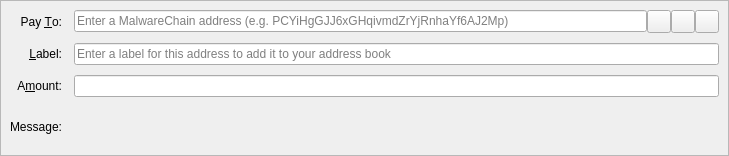
<?xml version="1.0" encoding="UTF-8"?>
<ui version="4.0">
 <class>SendCoinsEntry</class>
 <widget class="QStackedWidget" name="SendCoinsEntry">
  <property name="geometry">
   <rect>
    <x>0</x>
    <y>0</y>
    <width>729</width>
    <height>156</height>
   </rect>
  </property>
  <property name="focusPolicy">
   <enum>Qt::TabFocus</enum>
  </property>
  <property name="autoFillBackground">
   <bool>false</bool>
  </property>
  <widget class="QFrame" name="SendCoins">
   <property name="toolTip">
    <string>This is a normal payment.</string>
   </property>
   <property name="frameShape">
    <enum>QFrame::StyledPanel</enum>
   </property>
   <property name="frameShadow">
    <enum>QFrame::Sunken</enum>
   </property>
   <layout class="QGridLayout" name="gridLayout">
    <property name="horizontalSpacing">
     <number>12</number>
    </property>
    <property name="verticalSpacing">
     <number>10</number>
    </property>
    <item row="0" column="0">
     <widget class="QLabel" name="payToLabel">
      <property name="text">
       <string>Pay &amp;To:</string>
      </property>
      <property name="alignment">
       <set>Qt::AlignRight|Qt::AlignTrailing|Qt::AlignVCenter</set>
      </property>
      <property name="buddy">
       <cstring>payTo</cstring>
      </property>
     </widget>
    </item>
    <item row="0" column="1">
     <layout class="QHBoxLayout" name="payToLayout">
      <property name="spacing">
       <number>0</number>
      </property>
      <item>
       <widget class="QValidatedLineEdit" name="payTo">
        <property name="toolTip">
         <string>The MalwareChain address to send the payment to</string>
        </property>
        <property name="inputMask">
         <string/>
        </property>
        <property name="placeholderText">
         <string>Enter a MalwareChain address (e.g. PCYiHgGJJ6xGHqivmdZrYjRnhaYf6AJ2Mp)</string>
        </property>
       </widget>
      </item>
      <item>
       <widget class="QToolButton" name="addressBookButton">
        <property name="toolTip">
         <string>Choose previously used address</string>
        </property>
        <property name="text">
         <string/>
        </property>
        <property name="icon">
         <iconset resource="../malwarechain.qrc">
          <normaloff>:/icons/address-book</normaloff>:/icons/address-book</iconset>
        </property>
        <property name="iconSize">
         <size>
          <width>16</width>
          <height>16</height>
         </size>
        </property>
        <property name="shortcut">
         <string>Alt+A</string>
        </property>
       </widget>
      </item>
      <item>
       <widget class="QToolButton" name="pasteButton">
        <property name="toolTip">
         <string>Paste address from clipboard</string>
        </property>
        <property name="text">
         <string/>
        </property>
        <property name="icon">
         <iconset resource="../malwarechain.qrc">
          <normaloff>:/icons/editpaste</normaloff>:/icons/editpaste</iconset>
        </property>
        <property name="shortcut">
         <string>Alt+P</string>
        </property>
       </widget>
      </item>
      <item>
       <widget class="QToolButton" name="deleteButton">
        <property name="toolTip">
         <string>Remove this entry</string>
        </property>
        <property name="text">
         <string/>
        </property>
        <property name="icon">
         <iconset resource="../malwarechain.qrc">
          <normaloff>:/icons/remove</normaloff>:/icons/remove</iconset>
        </property>
       </widget>
      </item>
     </layout>
    </item>
    <item row="1" column="0">
     <widget class="QLabel" name="labelLabel">
      <property name="text">
       <string>&amp;Label:</string>
      </property>
      <property name="alignment">
       <set>Qt::AlignRight|Qt::AlignTrailing|Qt::AlignVCenter</set>
      </property>
      <property name="buddy">
       <cstring>addAsLabel</cstring>
      </property>
     </widget>
    </item>
    <item row="1" column="1">
     <widget class="QLineEdit" name="addAsLabel">
      <property name="toolTip">
       <string>Enter a label for this address to add it to the list of used addresses</string>
      </property>
      <property name="inputMask">
       <string/>
      </property>
      <property name="placeholderText">
       <string>Enter a label for this address to add it to your address book</string>
      </property>
     </widget>
    </item>
    <item row="2" column="0">
     <widget class="QLabel" name="amountLabel">
      <property name="text">
       <string>A&amp;mount:</string>
      </property>
      <property name="alignment">
       <set>Qt::AlignRight|Qt::AlignTrailing|Qt::AlignVCenter</set>
      </property>
      <property name="buddy">
       <cstring>payAmount</cstring>
      </property>
     </widget>
    </item>
    <item row="2" column="1">
     <widget class="BitcoinAmountField" name="payAmount"/>
    </item>
    <item row="3" column="0">
     <widget class="QLabel" name="messageLabel">
      <property name="text">
       <string>Message:</string>
      </property>
      <property name="alignment">
       <set>Qt::AlignRight|Qt::AlignTrailing|Qt::AlignVCenter</set>
      </property>
     </widget>
    </item>
    <item row="3" column="1">
     <widget class="QLabel" name="messageTextLabel">
      <property name="toolTip">
       <string>A message that was attached to the MalwareChain: URI which will be stored with the transaction for your reference. Note: This message will not be sent over the MalwareChain network.</string>
      </property>
      <property name="textFormat">
       <enum>Qt::PlainText</enum>
      </property>
     </widget>
    </item>
   </layout>
  </widget>
  <widget class="QFrame" name="SendCoins_InsecurePaymentRequest">
   <property name="palette">
    <palette>
     <active>
      <colorrole role="WindowText">
       <brush brushstyle="SolidPattern">
        <color alpha="255">
         <red>0</red>
         <green>0</green>
         <blue>0</blue>
        </color>
       </brush>
      </colorrole>
      <colorrole role="Button">
       <brush brushstyle="SolidPattern">
        <color alpha="255">
         <red>255</red>
         <green>255</green>
         <blue>127</blue>
        </color>
       </brush>
      </colorrole>
      <colorrole role="Light">
       <brush brushstyle="SolidPattern">
        <color alpha="255">
         <red>255</red>
         <green>255</green>
         <blue>255</blue>
        </color>
       </brush>
      </colorrole>
      <colorrole role="Midlight">
       <brush brushstyle="SolidPattern">
        <color alpha="255">
         <red>255</red>
         <green>255</green>
         <blue>191</blue>
        </color>
       </brush>
      </colorrole>
      <colorrole role="Dark">
       <brush brushstyle="SolidPattern">
        <color alpha="255">
         <red>127</red>
         <green>127</green>
         <blue>63</blue>
        </color>
       </brush>
      </colorrole>
      <colorrole role="Mid">
       <brush brushstyle="SolidPattern">
        <color alpha="255">
         <red>170</red>
         <green>170</green>
         <blue>84</blue>
        </color>
       </brush>
      </colorrole>
      <colorrole role="Text">
       <brush brushstyle="SolidPattern">
        <color alpha="255">
         <red>0</red>
         <green>0</green>
         <blue>0</blue>
        </color>
       </brush>
      </colorrole>
      <colorrole role="BrightText">
       <brush brushstyle="SolidPattern">
        <color alpha="255">
         <red>255</red>
         <green>255</green>
         <blue>255</blue>
        </color>
       </brush>
      </colorrole>
      <colorrole role="ButtonText">
       <brush brushstyle="SolidPattern">
        <color alpha="255">
         <red>0</red>
         <green>0</green>
         <blue>0</blue>
        </color>
       </brush>
      </colorrole>
      <colorrole role="Base">
       <brush brushstyle="SolidPattern">
        <color alpha="255">
         <red>255</red>
         <green>255</green>
         <blue>255</blue>
        </color>
       </brush>
      </colorrole>
      <colorrole role="Window">
       <brush brushstyle="SolidPattern">
        <color alpha="255">
         <red>255</red>
         <green>255</green>
         <blue>127</blue>
        </color>
       </brush>
      </colorrole>
      <colorrole role="Shadow">
       <brush brushstyle="SolidPattern">
        <color alpha="255">
         <red>0</red>
         <green>0</green>
         <blue>0</blue>
        </color>
       </brush>
      </colorrole>
      <colorrole role="AlternateBase">
       <brush brushstyle="SolidPattern">
        <color alpha="255">
         <red>255</red>
         <green>255</green>
         <blue>191</blue>
        </color>
       </brush>
      </colorrole>
      <colorrole role="ToolTipBase">
       <brush brushstyle="SolidPattern">
        <color alpha="255">
         <red>255</red>
         <green>255</green>
         <blue>220</blue>
        </color>
       </brush>
      </colorrole>
      <colorrole role="ToolTipText">
       <brush brushstyle="SolidPattern">
        <color alpha="255">
         <red>0</red>
         <green>0</green>
         <blue>0</blue>
        </color>
       </brush>
      </colorrole>
     </active>
     <inactive>
      <colorrole role="WindowText">
       <brush brushstyle="SolidPattern">
        <color alpha="255">
         <red>0</red>
         <green>0</green>
         <blue>0</blue>
        </color>
       </brush>
      </colorrole>
      <colorrole role="Button">
       <brush brushstyle="SolidPattern">
        <color alpha="255">
         <red>255</red>
         <green>255</green>
         <blue>127</blue>
        </color>
       </brush>
      </colorrole>
      <colorrole role="Light">
       <brush brushstyle="SolidPattern">
        <color alpha="255">
         <red>255</red>
         <green>255</green>
         <blue>255</blue>
        </color>
       </brush>
      </colorrole>
      <colorrole role="Midlight">
       <brush brushstyle="SolidPattern">
        <color alpha="255">
         <red>255</red>
         <green>255</green>
         <blue>191</blue>
        </color>
       </brush>
      </colorrole>
      <colorrole role="Dark">
       <brush brushstyle="SolidPattern">
        <color alpha="255">
         <red>127</red>
         <green>127</green>
         <blue>63</blue>
        </color>
       </brush>
      </colorrole>
      <colorrole role="Mid">
       <brush brushstyle="SolidPattern">
        <color alpha="255">
         <red>170</red>
         <green>170</green>
         <blue>84</blue>
        </color>
       </brush>
      </colorrole>
      <colorrole role="Text">
       <brush brushstyle="SolidPattern">
        <color alpha="255">
         <red>0</red>
         <green>0</green>
         <blue>0</blue>
        </color>
       </brush>
      </colorrole>
      <colorrole role="BrightText">
       <brush brushstyle="SolidPattern">
        <color alpha="255">
         <red>255</red>
         <green>255</green>
         <blue>255</blue>
        </color>
       </brush>
      </colorrole>
      <colorrole role="ButtonText">
       <brush brushstyle="SolidPattern">
        <color alpha="255">
         <red>0</red>
         <green>0</green>
         <blue>0</blue>
        </color>
       </brush>
      </colorrole>
      <colorrole role="Base">
       <brush brushstyle="SolidPattern">
        <color alpha="255">
         <red>255</red>
         <green>255</green>
         <blue>255</blue>
        </color>
       </brush>
      </colorrole>
      <colorrole role="Window">
       <brush brushstyle="SolidPattern">
        <color alpha="255">
         <red>255</red>
         <green>255</green>
         <blue>127</blue>
        </color>
       </brush>
      </colorrole>
      <colorrole role="Shadow">
       <brush brushstyle="SolidPattern">
        <color alpha="255">
         <red>0</red>
         <green>0</green>
         <blue>0</blue>
        </color>
       </brush>
      </colorrole>
      <colorrole role="AlternateBase">
       <brush brushstyle="SolidPattern">
        <color alpha="255">
         <red>255</red>
         <green>255</green>
         <blue>191</blue>
        </color>
       </brush>
      </colorrole>
      <colorrole role="ToolTipBase">
       <brush brushstyle="SolidPattern">
        <color alpha="255">
         <red>255</red>
         <green>255</green>
         <blue>220</blue>
        </color>
       </brush>
      </colorrole>
      <colorrole role="ToolTipText">
       <brush brushstyle="SolidPattern">
        <color alpha="255">
         <red>0</red>
         <green>0</green>
         <blue>0</blue>
        </color>
       </brush>
      </colorrole>
     </inactive>
     <disabled>
      <colorrole role="WindowText">
       <brush brushstyle="SolidPattern">
        <color alpha="255">
         <red>127</red>
         <green>127</green>
         <blue>63</blue>
        </color>
       </brush>
      </colorrole>
      <colorrole role="Button">
       <brush brushstyle="SolidPattern">
        <color alpha="255">
         <red>255</red>
         <green>255</green>
         <blue>127</blue>
        </color>
       </brush>
      </colorrole>
      <colorrole role="Light">
       <brush brushstyle="SolidPattern">
        <color alpha="255">
         <red>255</red>
         <green>255</green>
         <blue>255</blue>
        </color>
       </brush>
      </colorrole>
      <colorrole role="Midlight">
       <brush brushstyle="SolidPattern">
        <color alpha="255">
         <red>255</red>
         <green>255</green>
         <blue>191</blue>
        </color>
       </brush>
      </colorrole>
      <colorrole role="Dark">
       <brush brushstyle="SolidPattern">
        <color alpha="255">
         <red>127</red>
         <green>127</green>
         <blue>63</blue>
        </color>
       </brush>
      </colorrole>
      <colorrole role="Mid">
       <brush brushstyle="SolidPattern">
        <color alpha="255">
         <red>170</red>
         <green>170</green>
         <blue>84</blue>
        </color>
       </brush>
      </colorrole>
      <colorrole role="Text">
       <brush brushstyle="SolidPattern">
        <color alpha="255">
         <red>127</red>
         <green>127</green>
         <blue>63</blue>
        </color>
       </brush>
      </colorrole>
      <colorrole role="BrightText">
       <brush brushstyle="SolidPattern">
        <color alpha="255">
         <red>255</red>
         <green>255</green>
         <blue>255</blue>
        </color>
       </brush>
      </colorrole>
      <colorrole role="ButtonText">
       <brush brushstyle="SolidPattern">
        <color alpha="255">
         <red>127</red>
         <green>127</green>
         <blue>63</blue>
        </color>
       </brush>
      </colorrole>
      <colorrole role="Base">
       <brush brushstyle="SolidPattern">
        <color alpha="255">
         <red>255</red>
         <green>255</green>
         <blue>127</blue>
        </color>
       </brush>
      </colorrole>
      <colorrole role="Window">
       <brush brushstyle="SolidPattern">
        <color alpha="255">
         <red>255</red>
         <green>255</green>
         <blue>127</blue>
        </color>
       </brush>
      </colorrole>
      <colorrole role="Shadow">
       <brush brushstyle="SolidPattern">
        <color alpha="255">
         <red>0</red>
         <green>0</green>
         <blue>0</blue>
        </color>
       </brush>
      </colorrole>
      <colorrole role="AlternateBase">
       <brush brushstyle="SolidPattern">
        <color alpha="255">
         <red>255</red>
         <green>255</green>
         <blue>127</blue>
        </color>
       </brush>
      </colorrole>
      <colorrole role="ToolTipBase">
       <brush brushstyle="SolidPattern">
        <color alpha="255">
         <red>255</red>
         <green>255</green>
         <blue>220</blue>
        </color>
       </brush>
      </colorrole>
      <colorrole role="ToolTipText">
       <brush brushstyle="SolidPattern">
        <color alpha="255">
         <red>0</red>
         <green>0</green>
         <blue>0</blue>
        </color>
       </brush>
      </colorrole>
     </disabled>
    </palette>
   </property>
   <property name="toolTip">
    <string>This is an unverified payment request.</string>
   </property>
   <property name="autoFillBackground">
    <bool>true</bool>
   </property>
   <property name="frameShape">
    <enum>QFrame::StyledPanel</enum>
   </property>
   <property name="frameShadow">
    <enum>QFrame::Sunken</enum>
   </property>
   <layout class="QGridLayout" name="gridLayout_is">
    <property name="spacing">
     <number>12</number>
    </property>
    <item row="0" column="0">
     <widget class="QLabel" name="payToLabel_is">
      <property name="text">
       <string>Pay To:</string>
      </property>
      <property name="alignment">
       <set>Qt::AlignRight|Qt::AlignTrailing|Qt::AlignVCenter</set>
      </property>
     </widget>
    </item>
    <item row="0" column="1">
     <layout class="QHBoxLayout" name="payToLayout_is">
      <property name="spacing">
       <number>0</number>
      </property>
      <item>
       <widget class="QLabel" name="payTo_is"/>
      </item>
      <item>
       <widget class="QToolButton" name="deleteButton_is">
        <property name="toolTip">
         <string>Remove this entry</string>
        </property>
        <property name="text">
         <string/>
        </property>
        <property name="icon">
         <iconset resource="../malwarechain.qrc">
          <normaloff>:/icons/remove</normaloff>:/icons/remove</iconset>
        </property>
       </widget>
      </item>
     </layout>
    </item>
    <item row="1" column="0">
     <widget class="QLabel" name="memoLabel_is">
      <property name="text">
       <string>Memo:</string>
      </property>
      <property name="alignment">
       <set>Qt::AlignRight|Qt::AlignTrailing|Qt::AlignVCenter</set>
      </property>
     </widget>
    </item>
    <item row="1" column="1">
     <widget class="QLabel" name="memoTextLabel_is">
      <property name="textFormat">
       <enum>Qt::PlainText</enum>
      </property>
     </widget>
    </item>
    <item row="2" column="0">
     <widget class="QLabel" name="amountLabel_is">
      <property name="text">
       <string>A&amp;mount:</string>
      </property>
      <property name="alignment">
       <set>Qt::AlignRight|Qt::AlignTrailing|Qt::AlignVCenter</set>
      </property>
      <property name="buddy">
       <cstring>payAmount_is</cstring>
      </property>
     </widget>
    </item>
    <item row="2" column="1">
     <widget class="BitcoinAmountField" name="payAmount_is">
      <property name="acceptDrops">
       <bool>false</bool>
      </property>
     </widget>
    </item>
   </layout>
  </widget>
  <widget class="QFrame" name="SendCoins_SecurePaymentRequest">
   <property name="palette">
    <palette>
     <active>
      <colorrole role="WindowText">
       <brush brushstyle="SolidPattern">
        <color alpha="255">
         <red>0</red>
         <green>0</green>
         <blue>0</blue>
        </color>
       </brush>
      </colorrole>
      <colorrole role="Button">
       <brush brushstyle="SolidPattern">
        <color alpha="255">
         <red>140</red>
         <green>232</green>
         <blue>119</blue>
        </color>
       </brush>
      </colorrole>
      <colorrole role="Light">
       <brush brushstyle="SolidPattern">
        <color alpha="255">
         <red>230</red>
         <green>255</green>
         <blue>224</blue>
        </color>
       </brush>
      </colorrole>
      <colorrole role="Midlight">
       <brush brushstyle="SolidPattern">
        <color alpha="255">
         <red>185</red>
         <green>243</green>
         <blue>171</blue>
        </color>
       </brush>
      </colorrole>
      <colorrole role="Dark">
       <brush brushstyle="SolidPattern">
        <color alpha="255">
         <red>70</red>
         <green>116</green>
         <blue>59</blue>
        </color>
       </brush>
      </colorrole>
      <colorrole role="Mid">
       <brush brushstyle="SolidPattern">
        <color alpha="255">
         <red>93</red>
         <green>155</green>
         <blue>79</blue>
        </color>
       </brush>
      </colorrole>
      <colorrole role="Text">
       <brush brushstyle="SolidPattern">
        <color alpha="255">
         <red>0</red>
         <green>0</green>
         <blue>0</blue>
        </color>
       </brush>
      </colorrole>
      <colorrole role="BrightText">
       <brush brushstyle="SolidPattern">
        <color alpha="255">
         <red>155</red>
         <green>255</green>
         <blue>147</blue>
        </color>
       </brush>
      </colorrole>
      <colorrole role="ButtonText">
       <brush brushstyle="SolidPattern">
        <color alpha="255">
         <red>0</red>
         <green>0</green>
         <blue>0</blue>
        </color>
       </brush>
      </colorrole>
      <colorrole role="Base">
       <brush brushstyle="SolidPattern">
        <color alpha="255">
         <red>119</red>
         <green>255</green>
         <blue>233</blue>
        </color>
       </brush>
      </colorrole>
      <colorrole role="Window">
       <brush brushstyle="SolidPattern">
        <color alpha="255">
         <red>140</red>
         <green>232</green>
         <blue>119</blue>
        </color>
       </brush>
      </colorrole>
      <colorrole role="Shadow">
       <brush brushstyle="SolidPattern">
        <color alpha="255">
         <red>0</red>
         <green>0</green>
         <blue>0</blue>
        </color>
       </brush>
      </colorrole>
      <colorrole role="AlternateBase">
       <brush brushstyle="SolidPattern">
        <color alpha="255">
         <red>197</red>
         <green>243</green>
         <blue>187</blue>
        </color>
       </brush>
      </colorrole>
      <colorrole role="NoRole">
       <brush brushstyle="SolidPattern">
        <color alpha="255">
         <red>125</red>
         <green>194</green>
         <blue>122</blue>
        </color>
       </brush>
      </colorrole>
      <colorrole role="ToolTipBase">
       <brush brushstyle="SolidPattern">
        <color alpha="255">
         <red>255</red>
         <green>255</green>
         <blue>220</blue>
        </color>
       </brush>
      </colorrole>
      <colorrole role="ToolTipText">
       <brush brushstyle="SolidPattern">
        <color alpha="255">
         <red>0</red>
         <green>0</green>
         <blue>0</blue>
        </color>
       </brush>
      </colorrole>
     </active>
     <inactive>
      <colorrole role="WindowText">
       <brush brushstyle="SolidPattern">
        <color alpha="255">
         <red>0</red>
         <green>0</green>
         <blue>0</blue>
        </color>
       </brush>
      </colorrole>
      <colorrole role="Button">
       <brush brushstyle="SolidPattern">
        <color alpha="255">
         <red>140</red>
         <green>232</green>
         <blue>119</blue>
        </color>
       </brush>
      </colorrole>
      <colorrole role="Light">
       <brush brushstyle="SolidPattern">
        <color alpha="255">
         <red>230</red>
         <green>255</green>
         <blue>224</blue>
        </color>
       </brush>
      </colorrole>
      <colorrole role="Midlight">
       <brush brushstyle="SolidPattern">
        <color alpha="255">
         <red>185</red>
         <green>243</green>
         <blue>171</blue>
        </color>
       </brush>
      </colorrole>
      <colorrole role="Dark">
       <brush brushstyle="SolidPattern">
        <color alpha="255">
         <red>70</red>
         <green>116</green>
         <blue>59</blue>
        </color>
       </brush>
      </colorrole>
      <colorrole role="Mid">
       <brush brushstyle="SolidPattern">
        <color alpha="255">
         <red>93</red>
         <green>155</green>
         <blue>79</blue>
        </color>
       </brush>
      </colorrole>
      <colorrole role="Text">
       <brush brushstyle="SolidPattern">
        <color alpha="255">
         <red>0</red>
         <green>0</green>
         <blue>0</blue>
        </color>
       </brush>
      </colorrole>
      <colorrole role="BrightText">
       <brush brushstyle="SolidPattern">
        <color alpha="255">
         <red>155</red>
         <green>255</green>
         <blue>147</blue>
        </color>
       </brush>
      </colorrole>
      <colorrole role="ButtonText">
       <brush brushstyle="SolidPattern">
        <color alpha="255">
         <red>0</red>
         <green>0</green>
         <blue>0</blue>
        </color>
       </brush>
      </colorrole>
      <colorrole role="Base">
       <brush brushstyle="SolidPattern">
        <color alpha="255">
         <red>119</red>
         <green>255</green>
         <blue>233</blue>
        </color>
       </brush>
      </colorrole>
      <colorrole role="Window">
       <brush brushstyle="SolidPattern">
        <color alpha="255">
         <red>140</red>
         <green>232</green>
         <blue>119</blue>
        </color>
       </brush>
      </colorrole>
      <colorrole role="Shadow">
       <brush brushstyle="SolidPattern">
        <color alpha="255">
         <red>0</red>
         <green>0</green>
         <blue>0</blue>
        </color>
       </brush>
      </colorrole>
      <colorrole role="AlternateBase">
       <brush brushstyle="SolidPattern">
        <color alpha="255">
         <red>197</red>
         <green>243</green>
         <blue>187</blue>
        </color>
       </brush>
      </colorrole>
      <colorrole role="NoRole">
       <brush brushstyle="SolidPattern">
        <color alpha="255">
         <red>125</red>
         <green>194</green>
         <blue>122</blue>
        </color>
       </brush>
      </colorrole>
      <colorrole role="ToolTipBase">
       <brush brushstyle="SolidPattern">
        <color alpha="255">
         <red>255</red>
         <green>255</green>
         <blue>220</blue>
        </color>
       </brush>
      </colorrole>
      <colorrole role="ToolTipText">
       <brush brushstyle="SolidPattern">
        <color alpha="255">
         <red>0</red>
         <green>0</green>
         <blue>0</blue>
        </color>
       </brush>
      </colorrole>
     </inactive>
     <disabled>
      <colorrole role="WindowText">
       <brush brushstyle="SolidPattern">
        <color alpha="255">
         <red>70</red>
         <green>116</green>
         <blue>59</blue>
        </color>
       </brush>
      </colorrole>
      <colorrole role="Button">
       <brush brushstyle="SolidPattern">
        <color alpha="255">
         <red>140</red>
         <green>232</green>
         <blue>119</blue>
        </color>
       </brush>
      </colorrole>
      <colorrole role="Light">
       <brush brushstyle="SolidPattern">
        <color alpha="255">
         <red>230</red>
         <green>255</green>
         <blue>224</blue>
        </color>
       </brush>
      </colorrole>
      <colorrole role="Midlight">
       <brush brushstyle="SolidPattern">
        <color alpha="255">
         <red>185</red>
         <green>243</green>
         <blue>171</blue>
        </color>
       </brush>
      </colorrole>
      <colorrole role="Dark">
       <brush brushstyle="SolidPattern">
        <color alpha="255">
         <red>70</red>
         <green>116</green>
         <blue>59</blue>
        </color>
       </brush>
      </colorrole>
      <colorrole role="Mid">
       <brush brushstyle="SolidPattern">
        <color alpha="255">
         <red>93</red>
         <green>155</green>
         <blue>79</blue>
        </color>
       </brush>
      </colorrole>
      <colorrole role="Text">
       <brush brushstyle="SolidPattern">
        <color alpha="255">
         <red>70</red>
         <green>116</green>
         <blue>59</blue>
        </color>
       </brush>
      </colorrole>
      <colorrole role="BrightText">
       <brush brushstyle="SolidPattern">
        <color alpha="255">
         <red>155</red>
         <green>255</green>
         <blue>147</blue>
        </color>
       </brush>
      </colorrole>
      <colorrole role="ButtonText">
       <brush brushstyle="SolidPattern">
        <color alpha="255">
         <red>70</red>
         <green>116</green>
         <blue>59</blue>
        </color>
       </brush>
      </colorrole>
      <colorrole role="Base">
       <brush brushstyle="SolidPattern">
        <color alpha="255">
         <red>140</red>
         <green>232</green>
         <blue>119</blue>
        </color>
       </brush>
      </colorrole>
      <colorrole role="Window">
       <brush brushstyle="SolidPattern">
        <color alpha="255">
         <red>140</red>
         <green>232</green>
         <blue>119</blue>
        </color>
       </brush>
      </colorrole>
      <colorrole role="Shadow">
       <brush brushstyle="SolidPattern">
        <color alpha="255">
         <red>0</red>
         <green>0</green>
         <blue>0</blue>
        </color>
       </brush>
      </colorrole>
      <colorrole role="AlternateBase">
       <brush brushstyle="SolidPattern">
        <color alpha="255">
         <red>140</red>
         <green>232</green>
         <blue>119</blue>
        </color>
       </brush>
      </colorrole>
      <colorrole role="NoRole">
       <brush brushstyle="SolidPattern">
        <color alpha="255">
         <red>125</red>
         <green>194</green>
         <blue>122</blue>
        </color>
       </brush>
      </colorrole>
      <colorrole role="ToolTipBase">
       <brush brushstyle="SolidPattern">
        <color alpha="255">
         <red>255</red>
         <green>255</green>
         <blue>220</blue>
        </color>
       </brush>
      </colorrole>
      <colorrole role="ToolTipText">
       <brush brushstyle="SolidPattern">
        <color alpha="255">
         <red>0</red>
         <green>0</green>
         <blue>0</blue>
        </color>
       </brush>
      </colorrole>
     </disabled>
    </palette>
   </property>
   <property name="toolTip">
    <string>This is a verified payment request.</string>
   </property>
   <property name="autoFillBackground">
    <bool>true</bool>
   </property>
   <property name="frameShape">
    <enum>QFrame::StyledPanel</enum>
   </property>
   <property name="frameShadow">
    <enum>QFrame::Sunken</enum>
   </property>
   <layout class="QGridLayout" name="gridLayout_s">
    <property name="spacing">
     <number>12</number>
    </property>
    <item row="0" column="0">
     <widget class="QLabel" name="payToLabel_s">
      <property name="text">
       <string>Pay To:</string>
      </property>
      <property name="alignment">
       <set>Qt::AlignRight|Qt::AlignTrailing|Qt::AlignVCenter</set>
      </property>
     </widget>
    </item>
    <item row="0" column="1">
     <layout class="QHBoxLayout" name="payToLayout_s">
      <property name="spacing">
       <number>0</number>
      </property>
      <item>
       <widget class="QLabel" name="payTo_s">
        <property name="textFormat">
         <enum>Qt::PlainText</enum>
        </property>
       </widget>
      </item>
      <item>
       <widget class="QToolButton" name="deleteButton_s">
        <property name="toolTip">
         <string>Remove this entry</string>
        </property>
        <property name="text">
         <string/>
        </property>
        <property name="icon">
         <iconset resource="../malwarechain.qrc">
          <normaloff>:/icons/remove</normaloff>:/icons/remove</iconset>
        </property>
       </widget>
      </item>
     </layout>
    </item>
    <item row="1" column="0">
     <widget class="QLabel" name="memoLabel_s">
      <property name="text">
       <string>Memo:</string>
      </property>
      <property name="alignment">
       <set>Qt::AlignRight|Qt::AlignTrailing|Qt::AlignVCenter</set>
      </property>
     </widget>
    </item>
    <item row="1" column="1">
     <widget class="QLabel" name="memoTextLabel_s">
      <property name="textFormat">
       <enum>Qt::PlainText</enum>
      </property>
     </widget>
    </item>
    <item row="2" column="0">
     <widget class="QLabel" name="amountLabel_s">
      <property name="text">
       <string>A&amp;mount:</string>
      </property>
      <property name="alignment">
       <set>Qt::AlignRight|Qt::AlignTrailing|Qt::AlignVCenter</set>
      </property>
      <property name="buddy">
       <cstring>payAmount_s</cstring>
      </property>
     </widget>
    </item>
    <item row="2" column="1">
     <widget class="BitcoinAmountField" name="payAmount_s">
      <property name="acceptDrops">
       <bool>false</bool>
      </property>
     </widget>
    </item>
   </layout>
  </widget>
 </widget>
 <customwidgets>
  <customwidget>
   <class>QValidatedLineEdit</class>
   <extends>QLineEdit</extends>
   <header>qvalidatedlineedit.h</header>
  </customwidget>
  <customwidget>
   <class>BitcoinAmountField</class>
   <extends>QLineEdit</extends>
   <header>bitcoinamountfield.h</header>
   <container>1</container>
  </customwidget>
 </customwidgets>
 <tabstops>
  <tabstop>payTo</tabstop>
  <tabstop>addressBookButton</tabstop>
  <tabstop>pasteButton</tabstop>
  <tabstop>deleteButton</tabstop>
  <tabstop>addAsLabel</tabstop>
  <tabstop>payAmount</tabstop>
  <tabstop>payAmount_is</tabstop>
  <tabstop>deleteButton_is</tabstop>
  <tabstop>payAmount_s</tabstop>
  <tabstop>deleteButton_s</tabstop>
 </tabstops>
 <resources>
  <include location="../malwarechain.qrc"/>
 </resources>
 <connections/>
</ui>
